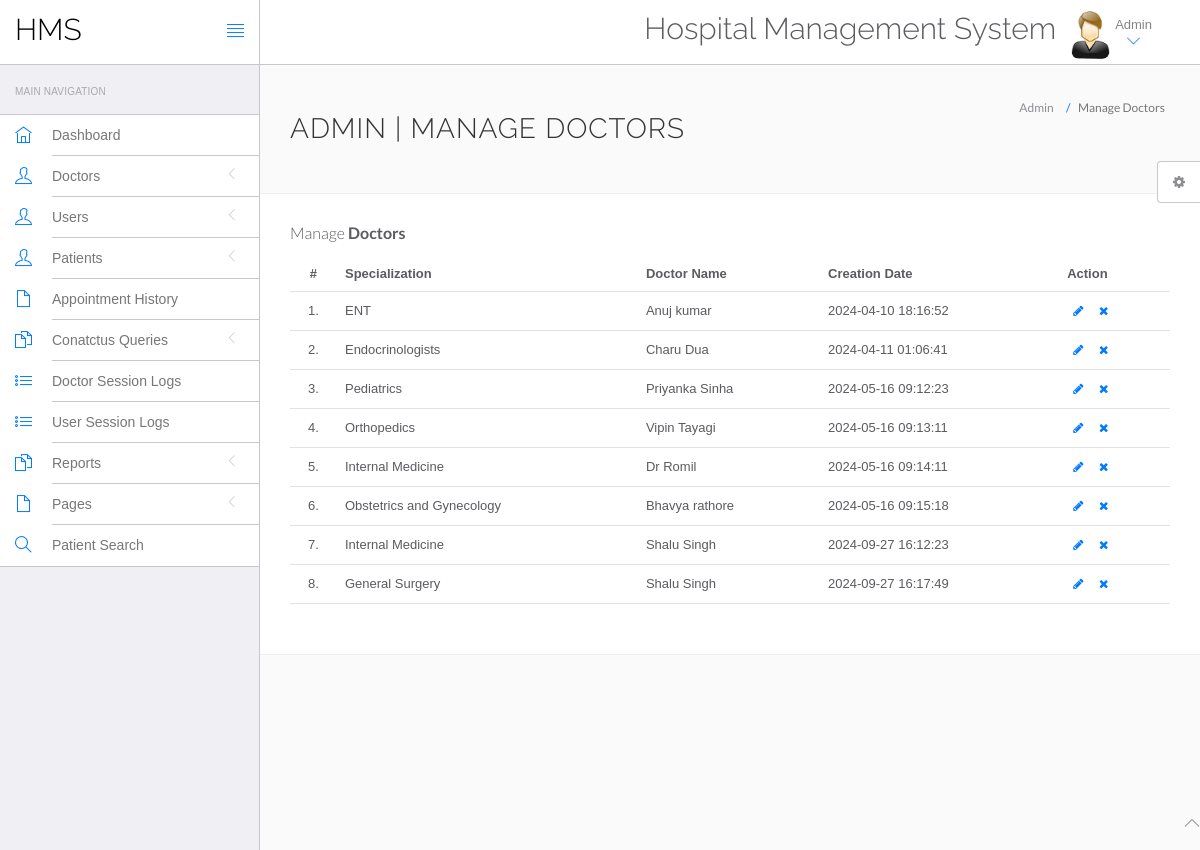
The page /hospital/hms/admin/manage-doctors.php (signed in) on the database its author committed.
### tables this page shows
CREATE TABLE `doctors` (
  `id` int(11) NOT NULL,
  `specilization` varchar(255) DEFAULT NULL,
  `doctorName` varchar(255) DEFAULT NULL,
  `address` longtext DEFAULT NULL,
  `docFees` varchar(255) DEFAULT NULL,
  `contactno` bigint(11) DEFAULT NULL,
  `docEmail` varchar(255) DEFAULT NULL,
  `password` varchar(255) DEFAULT NULL,
  `creationDate` timestamp NULL DEFAULT current_timestamp(),
  `updationDate` timestamp NULL DEFAULT NULL ON UPDATE current_timestamp()
);

### hospital/hms/admin/manage-doctors.php (the view, shortened to what this page needs)
<?php
include('include/config.php');
if(strlen($_SESSION['id']==0)) {
 header('location:logout.php');
  } else{
?>
<!DOCTYPE html>
<html lang="en">
	<head>
		<link rel="stylesheet" href="vendor/bootstrap/css/bootstrap.min.css">
		<link rel="stylesheet" href="vendor/fontawesome/css/font-awesome.min.css">
		<link rel="stylesheet" href="vendor/themify-icons/themify-icons.min.css">
		<link href="vendor/animate.css/animate.min.css" rel="stylesheet" media="screen">
		<link href="vendor/perfect-scrollbar/perfect-scrollbar.min.css" rel="stylesheet" media="screen">
		<link href="vendor/switchery/switchery.min.css" rel="stylesheet" media="screen">
		<link href="vendor/bootstrap-touchspin/jquery.bootstrap-touchspin.min.css" rel="stylesheet" media="screen">
		<link href="vendor/select2/select2.min.css" rel="stylesheet" media="screen">
		<link href="vendor/bootstrap-datepicker/bootstrap-datepicker3.standalone.min.css" rel="stylesheet" media="screen">
		<link href="vendor/bootstrap-timepicker/bootstrap-timepicker.min.css" rel="stylesheet" media="screen">
		<link rel="stylesheet" href="assets/css/styles.css">
		<link rel="stylesheet" href="assets/css/plugins.css">
		<link rel="stylesheet" href="assets/css/themes/theme-1.css" id="skin_color" />
	</head>
	<body>
		<div id="app">
<?php include('include/sidebar.php');?>
			<div class="app-content">
						<?php include('include/header.php');?>
				<div class="main-content" >
					<div class="wrap-content container" id="container">
						<section id="page-title">
							<div class="row">
								<div class="col-sm-8">
									<h1 class="mainTitle">Admin | Manage Doctors</h1>
																	</div>
								<ol class="breadcrumb">
									<li>
										<span>Admin</span>
									</li>
									<li class="active">
										<span>Manage Doctors</span>
									</li>
								</ol>
							</div>
						</section>
						<div class="container-fluid container-fullw bg-white">
									<div class="row">
								<div class="col-md-12">
									<h5 class="over-title margin-bottom-15">Manage <span class="text-bold">Doctors</span></h5>
									<table class="table table-hover" id="sample-table-1">
										<thead>
											<tr>
												<th class="center">#</th>
												<th>Specialization</th>
												<th class="hidden-xs">Doctor Name</th>
												<th>Creation Date </th>
												<th>Action</th>
											</tr>
										</thead>
										<tbody>
<?php
$sql=mysqli_query($con,"select * from doctors");
$cnt=1;
while($row=mysqli_fetch_array($sql))
{
?>
											<tr>
												<td class="center"><?php echo $cnt;?>.</td>
												<td class="hidden-xs"><?php echo $row['specilization'];?></td>
												<td><?php echo $row['doctorName'];?></td>
												<td><?php echo $row['creationDate'];?>
												</td>
												<td >
												<div class="visible-md visible-lg hidden-sm hidden-xs">
							<a href="edit-doctor.php?id=<?php echo $row['id'];?>" class="btn btn-transparent btn-xs" tooltip-placement="top" tooltip="Edit"><i class="fa fa-pencil"></i></a>
	<a href="manage-doctors.php?id=<?php echo $row['id']?>&del=delete" onClick="return confirm('Are you sure you want to delete?')"class="btn btn-transparent btn-xs tooltips" tooltip-placement="top" tooltip="Remove"><i class="fa fa-times fa fa-white"></i></a>
												</div>
												</td>
											</tr>
											<?php
$cnt=$cnt+1;
											 }?>
										</tbody>
									</table>
								</div>
							</div>
								</div>
							</div>
						</div>
					</div>
				</div>
	<?php include('include/footer.php');?>
	<?php include('include/setting.php');?>
	</body>
</html>
<?php } ?>

### hospital/hms/admin/assets/css/themes/theme-1.css (style rules this page uses)
body { background: #FAFAFA; }

### rows shown on the page
doctors: specilization "ENT", doctorName "Anuj kumar", creationDate "2024-04-10 18:16:52"
doctors: specilization "Endocrinologists", doctorName "Charu Dua", creationDate "2024-04-11 01:06:41"
doctors: specilization "Pediatrics", doctorName "Priyanka Sinha", creationDate "2024-05-16 09:12:23"
doctors: specilization "Orthopedics", doctorName "Vipin Tayagi", creationDate "2024-05-16 09:13:11"
doctors: specilization "Internal Medicine", doctorName "Dr Romil", creationDate "2024-05-16 09:14:11"
doctors: specilization "Obstetrics and Gynecology", doctorName "Bhavya rathore", creationDate "2024-05-16 09:15:18"
doctors: specilization "Internal Medicine", doctorName "Shalu Singh", creationDate "2024-09-27 16:12:23"
doctors: specilization "General Surgery", doctorName "Shalu Singh", creationDate "2024-09-27 16:17:49"
